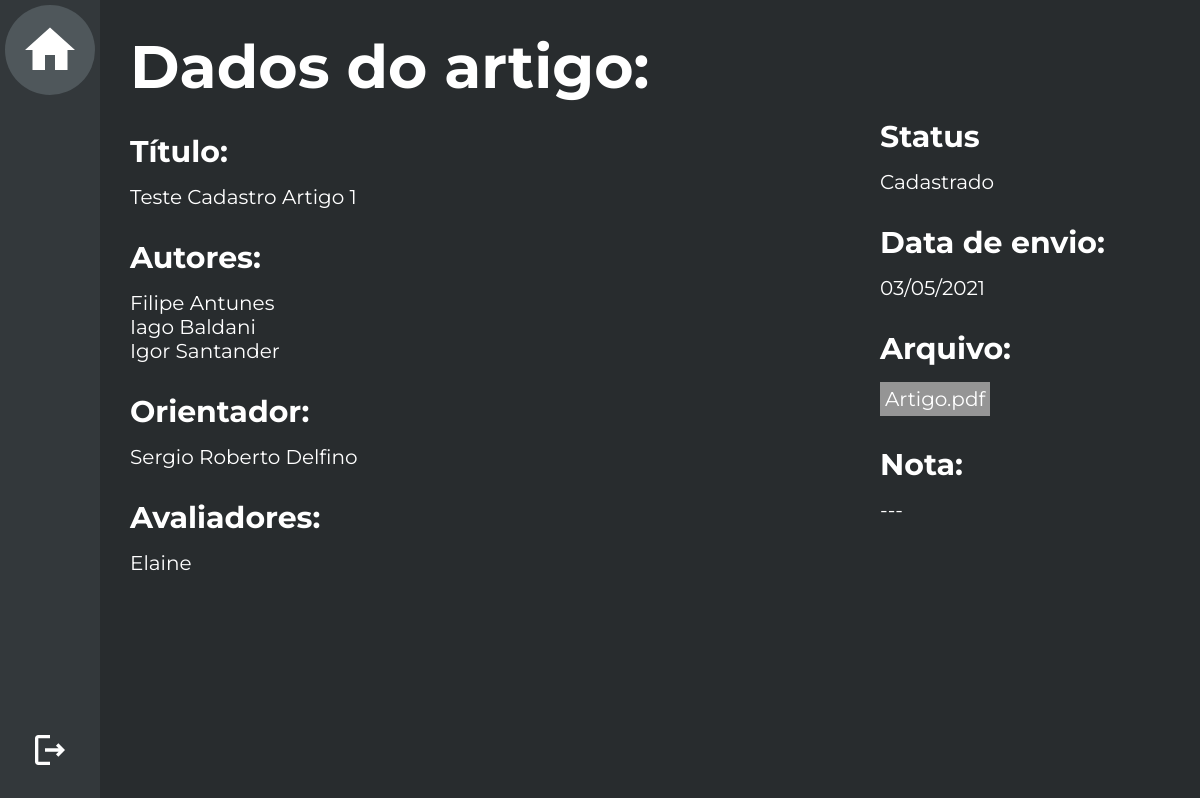
Before: /Dados do Artigo - Autor/dadosArtigoAutor.php?id=37 (signed in) with the older database file.
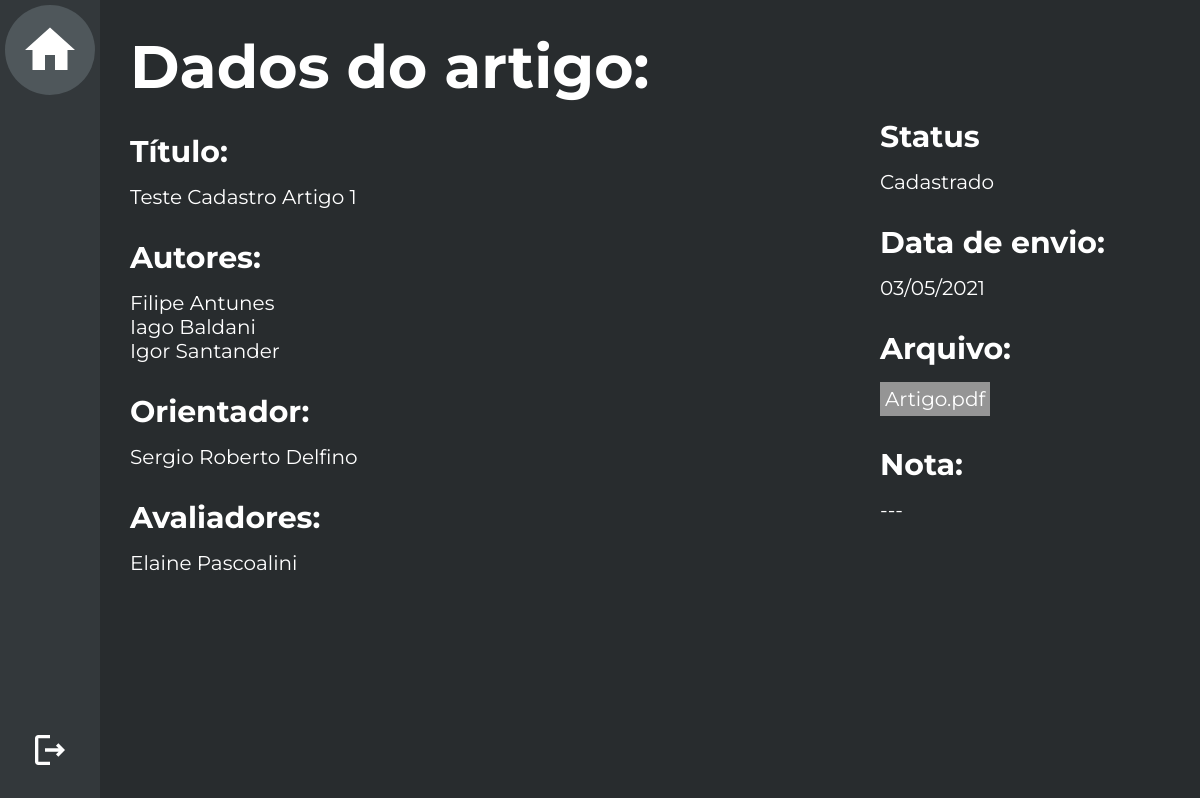
After: the same page with the newer database file.
### tables this page shows
CREATE TABLE `artigos` (
  `cod_artigos` smallint(4) NOT NULL,
  `autores` varchar(50) NOT NULL,
  `orientador` varchar(50) NOT NULL,
  `avaliadores` varchar(50) NOT NULL DEFAULT '',
  `statusartigo` int(11) NOT NULL DEFAULT 0,
  `titulo` varchar(50) NOT NULL,
  `curso` int(11) NOT NULL DEFAULT 0,
  `diretorio_artigo` varchar(80) NOT NULL,
  `datacadastro` date DEFAULT NULL
);

CREATE TABLE `statusartigo` (
  `cod_status` int(11) NOT NULL,
  `statusartigo` varchar(50) NOT NULL DEFAULT ''
);

### Dados do Artigo - Autor/dadosArtigoAutor.php (the view, shortened to what this page needs)
<?php
    include("../conexao.php");
    $id_usuario = intval($_GET['id']);
    $sql_code = "SELECT * FROM usuario WHERE cod_usuario = '$id_usuario'";
    $sql_query = $mysqli->query($sql_code) or die($mysqli->error);
    $dado = $sql_query->fetch_assoc();
    $sql_code = "SELECT * FROM artigos ";
    $sql_query = $mysqli->query($sql_code) or die($mysqli->error);
    $artigos = $sql_query->fetch_assoc();
    do{
        $exart = explode(', ', $artigos['autores']);
        $cont = count($exart);
        for($i=0;$i<$cont;$i++){
            if(strcmp($dado['matricula'], $exart[$i]) == 0){
                $imart = implode($exart, ', ');
            }
        }
    }while($artigos = $sql_query->fetch_assoc());
    for($i=0;$i<$cont;$i++){
        $sql_code = "SELECT nome FROM usuario WHERE matricula = '$exart[$i]'";
        $sql_query = $mysqli->query($sql_code) or die($mysqli->error);
        $nomeautor = $sql_query->fetch_assoc();
        $vetorautor[$i] = $nomeautor['nome'];
    }
    $sql_code = "SELECT * FROM artigos WHERE autores = '$imart'";
    $sql_query = $mysqli->query($sql_code) or die($mysqli->error);
    $dadosartigos = $sql_query->fetch_assoc();
    $sql_code = "SELECT statusartigo FROM statusartigo WHERE cod_status = '$dadosartigos[statusartigo]'";
    $sql_query = $mysqli->query($sql_code) or die($mysqli->error);
    $statusartigo = $sql_query->fetch_assoc();
?>
<html>
    <head>
        <link rel="stylesheet" type="text/css" href="style-dados-aa.css"/>
    </head>
    <body>
        <aside>
            <div class="menu">
                <div class="menu-box home" id="home"><a href="javascript:history.back()">
                    <div class="home-img"> <img src="../Imagens/home-white-18dp.svg" height="60px"/> </div>
                </a></div>
                <div class="menu-box" id="logout"><a href="../logout.php">
                    <img src="../Imagens/logout-white-18dp.svg" height="40px"/>
                </a></div>
            </div>
        </aside>
        <main>
            <div class="principal">
                <div class="container">
                    <h1>Dados do artigo:</h1>
                    <div class="info-box">
                        <h2>Título: <h2>
                        <p><?php echo $dadosartigos['titulo'] ?></p>
                    </div>
                    <div class="info-box">
                        <h2>Autores:<h2>
                        <p><?php foreach($vetorautor as $item){echo "$item </br>"; } ?></p>
                    </div>
                    <div class="info-box">
                        <h2>Orientador: <h2>
                        <p><?php echo $dadosartigos['orientador'] ?></p>
                    </div>
                    <div class="info-box">
                        <h2>Avaliadores: <h2>
                        <p><?php echo $dadosartigos['avaliadores'] ?></p>
                    </div>
                </div>
                <div class="container2">
                    <div class="invisible"> </div>
                    <div class="info-box">
                        <h2>Status<h2>
                        <p><?php echo $statusartigo['statusartigo'] ?></p>
                    </div>
                    <div class="info-box">
                        <h2>Data de envio: <h2>
                        <?php $dataenvio = explode('-', $dadosartigos['datacadastro'])?>
                        <p><?php echo  "$dataenvio[2]/$dataenvio[1]/$dataenvio[0]";?></p>
                    </div>
                    <div class="info-box">
                        <h2>Arquivo: <h2>
                        <a href="../Artigos/Upload/<?php echo $dadosartigos['diretorio_artigo']?>">
                            <div class="download"> Artigo.pdf </div>
                        </a>
                    </div>
                    <div class="info-box">
                        <h2>Nota: <h2>
                        <p>---</p>
                    </div>
                </div>
            </div>
        </main>
    </body>
</html>

### Dados do Artigo - Autor/style-dados-aa.css (style rules this page uses)
* { font-family: 'Montserrat', sans-serif; box-sizing:border-box; margin: 0; padding: 0; color:white; text-decoration: none; }
main { display: flex }
.menu { position: fixed; display: flex; flex-direction: column; align-items: center; justify-content: space-between; width: 100px; height: 100%; background-color: #33383B; }
.menu-box { font-weight: bold; display: flex; justify-content: center; align-items: center; width: 100%; height: 100px; padding: 30px; cursor: pointer; transition: all linear 0.3s; }
.home-img { display: flex; align-items: center; justify-content: center; background-color: #4F575B; height: 90px; width: 90px; border-radius: 45px; cursor: pointer; }
.principal { height: 100%; flex: 1; display: flex; background-color: #282C2E; }
.container { display: flex; flex-direction: column; padding:30px; height:100%; width: 750px; }
.container h1 { font-size: 60px; margin-bottom: 15px; }
.container h2, .container2 h2 { font-size: 30px; margin-bottom: 15px; margin-top: 15px; }
.info-box p { font-size: 20px; font-weight: lighter; }
.container2 { display: flex; flex-direction: column; padding:30px; height:100vh; flex: 1; }
.invisible { height: 73px; }
.download { font-weight: lighter; font-size: 20px; background-color: #959595; display: inline-block; padding: 5px; }

Changed rows visible on the page:
changed artigos "Teste Cadastro Artigo 1": avaliadores "Elaine" → "Elaine Pascoalini"
